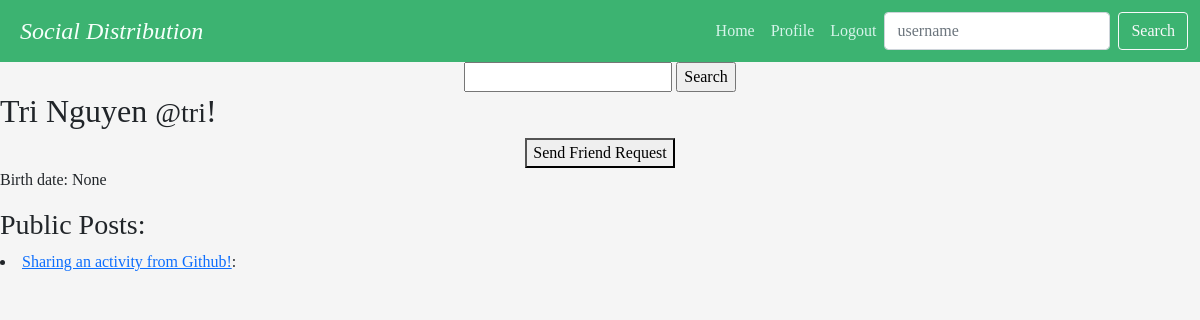
Page /view_profile/9b9ec27b5ed6455284188479be8186db (signed in) on the committed database.
### Profile/models.py (models this page shows, shortened)
class Author(models.Model):
    user = models.OneToOneField(User, on_delete=models.CASCADE, related_name='author')
    id = models.UUIDField(primary_key=True, default=uuid.uuid4, editable=False)
    bio = models.TextField(max_length=500, blank=True)
    location = models.CharField(max_length=30, blank=True)
    birth_date = models.DateField(null=True, blank=True)
    github = models.CharField(max_length=50, blank=True)
    friends = models.ManyToManyField('self')
    following = models.ManyToManyField('self', symmetrical=False, related_name="following_list")
    followers = models.ManyToManyField('self', symmetrical=False, related_name="follower_list")
    @property
    def type(self):
        return 'author'
    @property
    def user_name(self):
        return self.user.username

class Post(models.Model):
    title = models.CharField(max_length=200)
    id = models.UUIDField(primary_key=True, default=uuid.uuid4, editable=False)
    url = models.CharField(max_length=200, blank=True)
    source = models.CharField(max_length=200, blank=True)
    origin = models.CharField(max_length=200, blank=True)
    description = models.TextField(blank=True)
    class ContentType(models.TextChoices):
        MARKDOWN = 'text/markdown' # common mark
        PLAIN = 'text/plain' # UTF-8
        BASE64 = 'application/base64'
        PNG = 'image/png;base64' # embedded png
        JPEG = 'image/jpeg;base64' # embedded jpeg
    content_type = models.CharField(
        max_length=40,
        choices = ContentType.choices,
        default=ContentType.PLAIN
    )
    content = models.TextField(blank=True)
    author = models.ForeignKey(Author, on_delete=models.CASCADE, null=True, related_name="posts")
    categories = models.ManyToManyField('PostCategory', blank=True)
    comments_count = models.IntegerField(default=0)
    comments_page_size = models.IntegerField(default=50)
    comments_first_page = models.CharField(max_length=200, null=True) # URL to first page of comments for this post
    comments = models.ManyToManyField('Comment', blank=True)
    timestamp = models.DateTimeField(default=timezone.now)
    likes_count = models.IntegerField(default=0)
    class Visibility(models.TextChoices):
        PUBLIC = 'PUBLIC'
        FRIENDS = 'FRIENDS'
    visibility = models.CharField(
        max_length=10,
        choices=Visibility.choices,
        default=Visibility.PUBLIC
    )
    unlisted = models.BooleanField(default=False) # used for images so that they don't show up in timelines
    @property
    def type(self):
        return 'post'

### Profile/views.py (the view)
# urls.py: path('view_profile/<str:author_id>', Profile_views.view_profile, name='view_profile'),
def view_profile(request, author_id):
	user = Author.objects.get(user__username=request.user.username)
	author = Author.objects.get(id=author_id)
	friend_status = user.friends.filter(id=author_id).exists()
	friend_posts = author.posts.all()
	if request.method == "GET":
		return render(request, 'profile/view_profile.html', {'author': author, 'posts': friend_posts, 'friend_status': friend_status})

### Profile/templates/profile/view_profile.html (shortened to what this page needs)
{% extends 'base.html' %}
{% block content %}
	<form action="{% url 'Search:results' %}" method="POST">
		<input type="text" name="query" id="query" required>
		<input type="submit" value="Search">
	</form>
	<h2>{{ author.user.get_full_name }} <small>@{{ author.user.username }}</small>!</h2>
		{% if friend_status  %}
			<form action="{{ author.id }}/remove_friend" method="POST">
				{% csrf_token %}
				<input type="hidden" name="author" id="author" value="{{ author.id }}" />
				<button type="submit">Remove Friend</button>
			</form>
		{% else %}
			<form action="{{ author.id }}/send_request" method="POST">
				<button type="submit">Send Friend Request</button>
			</form>
		{% endif %}
		<p>Birth date: {{ author.birth_date }}</p>
		<h3>Public Posts:</h3>
		{% if posts %}
			{% for post in posts %}
				{% if post.visibility == 'PUBLIC' and post.unlisted == False %}
					<li><a href="/author/{{author.id}}/view_post/{{post.id}}">{{post.title}}</a>: </li>
				{% endif %}
			{% endfor %}
		{% else %}
			<p>{{author.user.get_full_name}} has no posts<p>
		{% endif %}
{% endblock %}

### Profile/static/profile/base.css (style rules this page uses)
body { display: block; font-family: "Georgia"; background-color: whitesmoke; }
form { margin: 0 auto; width: fit-content; }

### rows in the picture
Author: user.get_full_name "Tri Nguyen", user.username "tri", birth_date "None"
Post: title "Sharing an activity from Github!"
